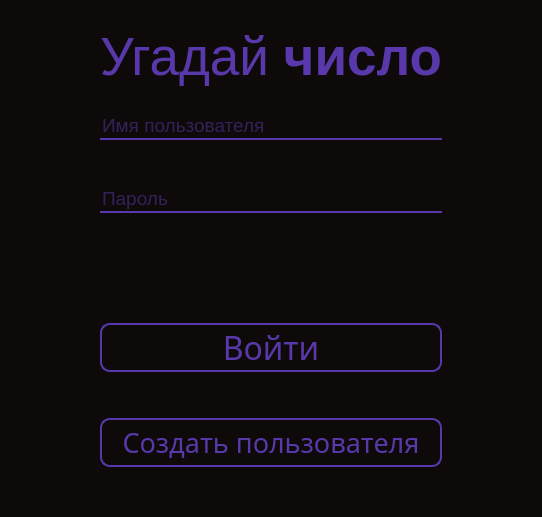
<?xml version="1.0" encoding="UTF-8"?>
<ui version="4.0">
 <class>Dialog</class>
 <widget class="QDialog" name="Dialog">
  <property name="geometry">
   <rect>
    <x>0</x>
    <y>0</y>
    <width>533</width>
    <height>517</height>
   </rect>
  </property>
  <property name="windowTitle">
   <string>Вход</string>
  </property>
  <layout class="QVBoxLayout" name="verticalLayout">
   <property name="spacing">
    <number>0</number>
   </property>
   <property name="leftMargin">
    <number>0</number>
   </property>
   <property name="topMargin">
    <number>0</number>
   </property>
   <property name="rightMargin">
    <number>0</number>
   </property>
   <property name="bottomMargin">
    <number>0</number>
   </property>
   <item>
    <widget class="QWidget" name="widget" native="true">
     <property name="styleSheet">
      <string notr="true">QWidget{
	background-color: rgb(13, 10, 9);
	color: rgb(89, 56, 171);
}</string>
     </property>
     <layout class="QVBoxLayout" name="verticalLayout_2">
      <property name="leftMargin">
       <number>100</number>
      </property>
      <property name="rightMargin">
       <number>100</number>
      </property>
      <property name="bottomMargin">
       <number>50</number>
      </property>
      <item>
       <widget class="QLabel" name="title">
        <property name="font">
         <font>
          <family>Segoe UI</family>
          <pointsize>40</pointsize>
         </font>
        </property>
        <property name="layoutDirection">
         <enum>Qt::LeftToRight</enum>
        </property>
        <property name="frameShadow">
         <enum>QFrame::Plain</enum>
        </property>
        <property name="text">
         <string>Угадай &lt;strong&gt;число&lt;/strong&gt;</string>
        </property>
        <property name="alignment">
         <set>Qt::AlignCenter</set>
        </property>
       </widget>
      </item>
      <item>
       <widget class="QLineEdit" name="usernameField">
        <property name="font">
         <font>
          <family>Segoe UI</family>
          <pointsize>14</pointsize>
         </font>
        </property>
        <property name="styleSheet">
         <string notr="true">background-color: rgb(13, 10, 9);
color: rgb(89, 56, 171);
border-style: none;
border-bottom: 2px solid rgb(89, 56, 171);

</string>
        </property>
        <property name="text">
         <string/>
        </property>
        <property name="placeholderText">
         <string>Имя пользователя</string>
        </property>
       </widget>
      </item>
      <item>
       <spacer name="verticalSpacer">
        <property name="orientation">
         <enum>Qt::Vertical</enum>
        </property>
        <property name="sizeType">
         <enum>QSizePolicy::Fixed</enum>
        </property>
        <property name="sizeHint" stdset="0">
         <size>
          <width>20</width>
          <height>40</height>
         </size>
        </property>
       </spacer>
      </item>
      <item>
       <widget class="QLineEdit" name="passwordField">
        <property name="font">
         <font>
          <family>Segoe UI</family>
          <pointsize>14</pointsize>
         </font>
        </property>
        <property name="styleSheet">
         <string notr="true">background-color: rgb(13, 10, 9);
color: rgb(89, 56, 171);
border-style: none;
border-bottom: 2px solid rgb(89, 56, 171);

</string>
        </property>
        <property name="text">
         <string/>
        </property>
        <property name="echoMode">
         <enum>QLineEdit::Password</enum>
        </property>
        <property name="placeholderText">
         <string>Пароль</string>
        </property>
       </widget>
      </item>
      <item>
       <widget class="QLabel" name="error_label">
        <property name="maximumSize">
         <size>
          <width>16777215</width>
          <height>121</height>
         </size>
        </property>
        <property name="font">
         <font>
          <family>Segoe UI</family>
          <pointsize>10</pointsize>
         </font>
        </property>
        <property name="styleSheet">
         <string notr="true">color: rgb(171, 3, 112)</string>
        </property>
        <property name="text">
         <string/>
        </property>
        <property name="alignment">
         <set>Qt::AlignLeading|Qt::AlignLeft|Qt::AlignTop</set>
        </property>
       </widget>
      </item>
      <item>
       <widget class="QPushButton" name="login_btn">
        <property name="minimumSize">
         <size>
          <width>0</width>
          <height>49</height>
         </size>
        </property>
        <property name="font">
         <font>
          <family>Segoe UI Semibold</family>
          <pointsize>24</pointsize>
         </font>
        </property>
        <property name="cursor">
         <cursorShape>PointingHandCursor</cursorShape>
        </property>
        <property name="styleSheet">
         <string notr="true">QPushButton{
background-color: rgb(13, 10, 9);
color: rgb(89, 56, 171);
border-style: solid;
border-width: 2px;
border-radius: 10;
border-color: rgb(89, 56, 171);
}
QPushButton:hover{
	background-color:qlineargradient(spread:pad, x1:0, y1:0, x2:1, y2:0, stop:0 rgba(13, 10, 9, 255), 	stop:1 rgba(31, 17, 25, 255));
	border-color: rgb(130, 96, 171)
}
QPushButton:focus{
	outline:none;
	background-color:qlineargradient(spread:pad, x1:0, y1:0, x2:1, y2:0, stop:0 rgba(13, 10, 9, 255), 	stop:1 rgba(31, 17, 25, 255));
	border-color: rgb(130, 96, 171)
}
</string>
        </property>
        <property name="text">
         <string>Войти</string>
        </property>
       </widget>
      </item>
      <item>
       <spacer name="verticalSpacer_2">
        <property name="orientation">
         <enum>Qt::Vertical</enum>
        </property>
        <property name="sizeType">
         <enum>QSizePolicy::Fixed</enum>
        </property>
        <property name="sizeHint" stdset="0">
         <size>
          <width>20</width>
          <height>40</height>
         </size>
        </property>
       </spacer>
      </item>
      <item>
       <widget class="QPushButton" name="signup_btn">
        <property name="minimumSize">
         <size>
          <width>0</width>
          <height>49</height>
         </size>
        </property>
        <property name="font">
         <font>
          <family>Segoe UI Semibold</family>
          <pointsize>20</pointsize>
         </font>
        </property>
        <property name="cursor">
         <cursorShape>PointingHandCursor</cursorShape>
        </property>
        <property name="styleSheet">
         <string notr="true">QPushButton{
background-color: rgb(13, 10, 9);
color: rgb(89, 56, 171);
border-style: solid;
border-width: 2px;
border-radius: 10;
border-color: rgb(89, 56, 171);
}
QPushButton:hover{
	background-color:qlineargradient(spread:pad, x1:0, y1:0, x2:1, y2:0, stop:0 rgba(13, 10, 9, 255), 	stop:1 rgba(31, 17, 25, 255));
	border-color: rgb(130, 96, 171)
}
QPushButton:focus{
	outline:none;
	background-color:qlineargradient(spread:pad, x1:0, y1:0, x2:1, y2:0, stop:0 rgba(13, 10, 9, 255), 	stop:1 rgba(31, 17, 25, 255));
	border-color: rgb(130, 96, 171)
}</string>
        </property>
        <property name="text">
         <string>Создать пользователя</string>
        </property>
       </widget>
      </item>
     </layout>
    </widget>
   </item>
  </layout>
 </widget>
 <resources/>
 <connections/>
</ui>
